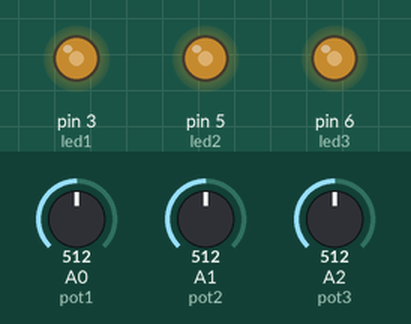
Bench run of a sketch on a simulated Arduino Uno, built with avr-gcc and run on an emulated ATmega328P. Shown: output pins drawn as LEDs (lit = HIGH). The inputs (shaded band) are chosen by the test bench; at power-on: A0 (pot1) = 512, A1 (pot2) = 512, A2 (pot3) = 512.

Above: at 1.2 s.
1.3 s: A0 (pot1) set to 716
At 1.8 s:
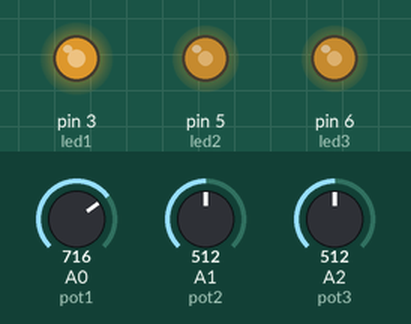
2.8 s: A1 (pot2) set to 716
At 4.0 s:
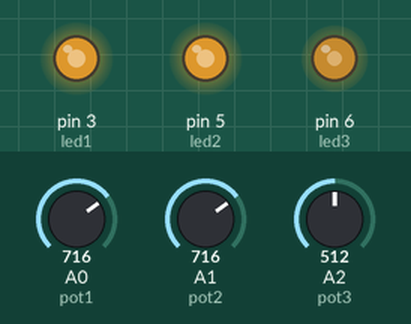
4.3 s: A2 (pot3) set to 716
At 5.3 s:
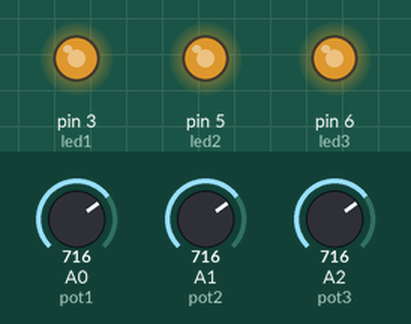
5.8 s: A0 (pot1) set to 900
At 6.5 s:
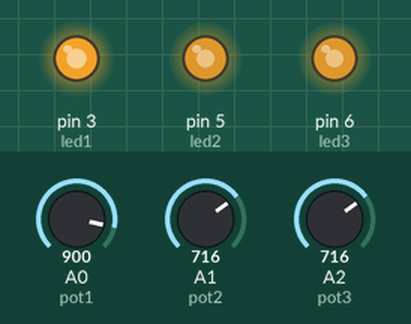
7.3 s: A1 (pot2) set to 900
At 7.6 s:
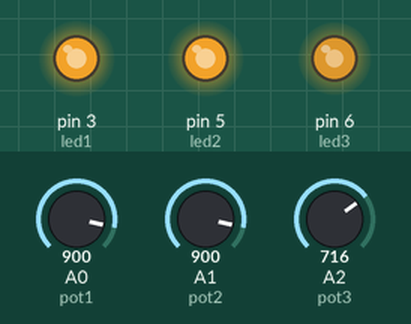
8.8 s: A2 (pot3) set to 900
At 9.9 s:
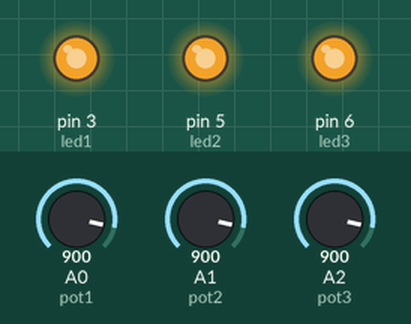
Timing chart, 0 to 11.3 s (numbered marks = the images above; inputs shaded):
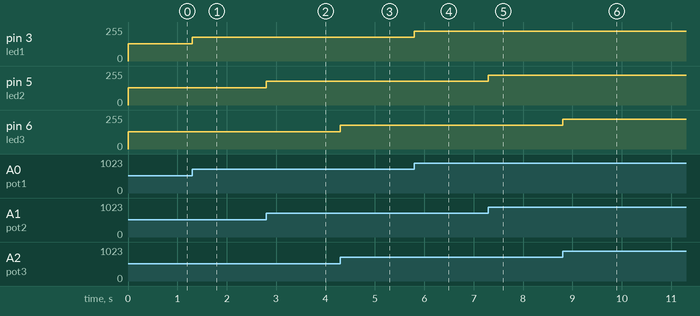

The sketch:

analog.ino
```cpp
const int led1 = 3;
const int led2 = 5;
const int led3 = 6;
const int pot1 = 0;
const int pot2 = 1;
const int pot3 = 2;
int brillo1;
int brillo2;
int brillo3;

void setup()
{
  pinMode(led1, OUTPUT);
  pinMode(led2, OUTPUT);
  pinMode(led3, OUTPUT);
}

void loop()
{
   brillo1 = analogRead(pot1) / 4;
   brillo2 = analogRead(pot2) / 4;
   brillo3 = analogRead(pot3) / 4;
   analogWrite(led1, brillo1);
   analogWrite(led2, brillo2);
   analogWrite(led3, brillo3);
}
```

Measured:
- after the input at 1.3 s, pin 3 (led1): 128/255 → 179/255 at once
- after the input at 2.8 s, pin 5 (led2): 128/255 → 179/255 at once
- after the input at 4.3 s, pin 6 (led3): 128/255 → 179/255 at once
- after the input at 5.8 s, pin 3 (led1): 179/255 → 225/255 at once
- after the input at 7.3 s, pin 5 (led2): 179/255 → 225/255 at once
- after the input at 8.8 s, pin 6 (led3): 179/255 → 225/255 at once
